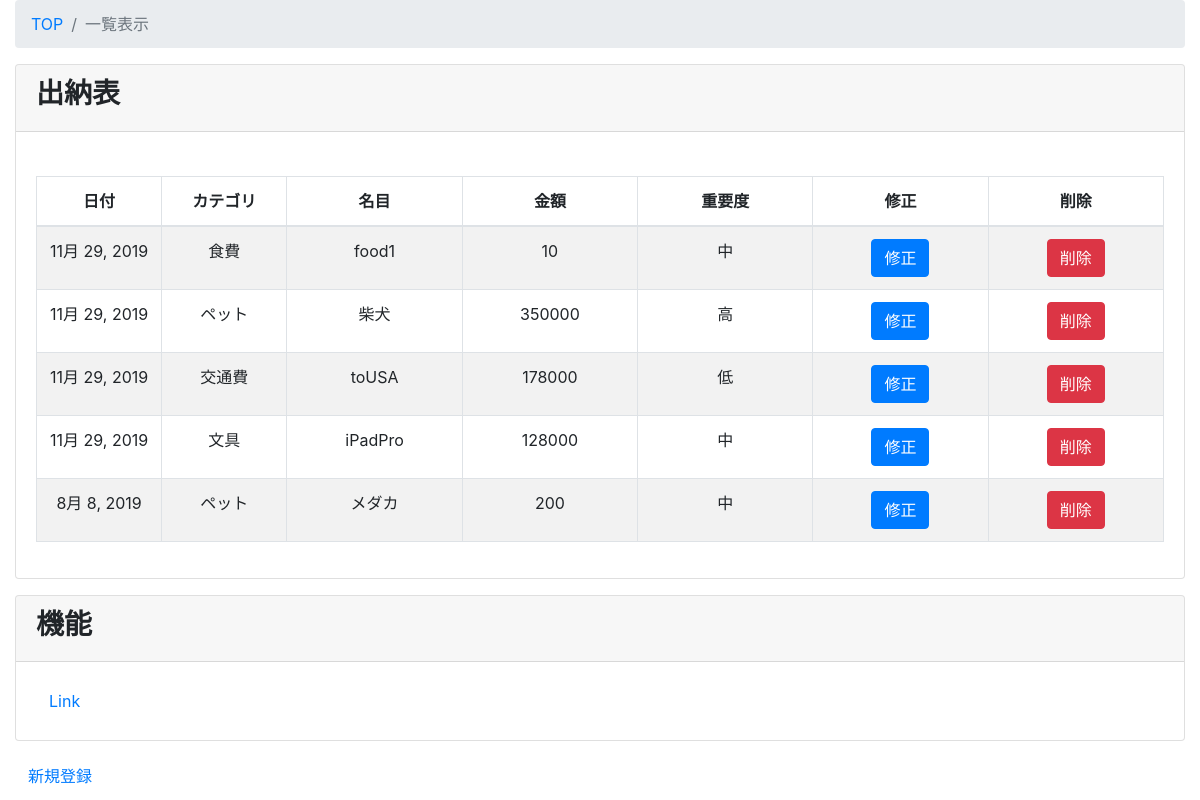
The page /kakeibo_tuto/Suitoh_list/ on the database as committed earlier.
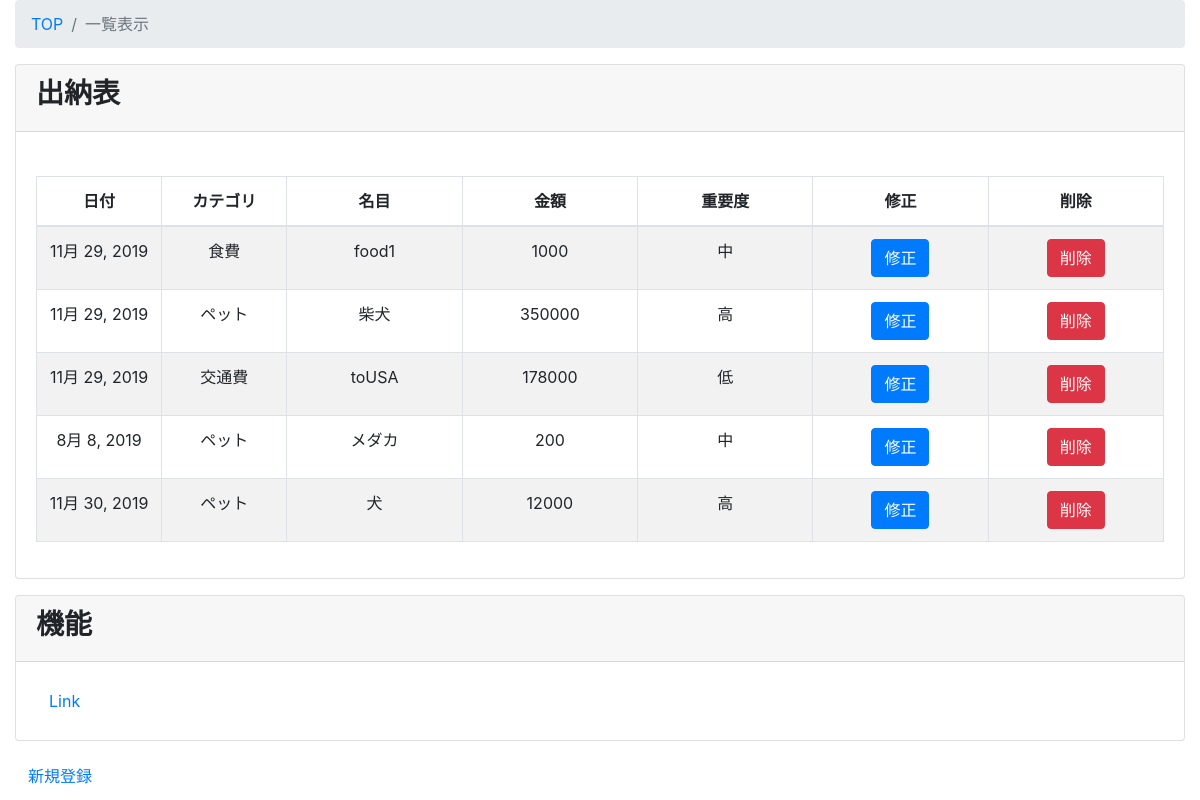
The same page on the database as committed later.
### kakeibo_tuto/models.py (models this page shows, shortened)
class Suitoh(models.Model):
    class Meta:
        db_table = 'suitoh'
        verbose_name = '出納表'
        verbose_name_plural = '出納表'
    data = models.DateField(verbose_name="Date",default=datetime.now)
    cat = models.ForeignKey(Category, on_delete= models.PROTECT, verbose_name="分類")
    out_cost = models.IntegerField(verbose_name="支出")
    meimoku = models.CharField(verbose_name="名目", max_length=100)
    rank = models.ForeignKey(Ranks, on_delete= models.PROTECT, verbose_name="重要度")

class Category(models.Model):
    class Meta:
        db_table = 'category'
        verbose_name = '分類'
        verbose_name_plural = '分類'
    category_name = models.CharField(max_length=255,unique=True)
    def __str__(self):
        return self.category_name

class Ranks(models.Model):
    class Meta:
        db_table = 'Ranks'
        verbose_name = '重要度'
        verbose_name_plural = '重要度'
    category_name = models.CharField(max_length=255)
    def __str__(self):
        return self.category_name

### kakeibo_tuto/views.py (the view)
# urls.py: path('Suitoh_list/', views.SuitohListView.as_view(), name='Suitoh_list'),
class SuitohListView(ListView):
    model = Suitoh
    template_name = 'kakeibo_tuto/Suitoh_list.html'
    '''全取得'''
    def queryset(self):
        return Suitoh.objects.all()

### kakeibo_tuto/templates/kakeibo_tuto/Suitoh_list.html (shortened to what this page needs)
{% extends 'kakeibo_tuto/base.html' %}
{% block content %}
 <div class="content-wrapper">
   <div class="container-fluid">
     <ol class="breadcrumb">
       <li class="breadcrumb-item">
         <a href="{% url 'kakeibo_tuto:Suitoh_list' %}">TOP</a>
       </li>
       <li class="breadcrumb-item active">一覧表示</li>
     </ol>
     <div class="card mb-3">
       <div class="card-header">
         <h3><b>出納表</b></h3></div>
       <div class="card-body">
         <div class="table-responsive">
         <table id=Suitoh width="100%" class="table table-striped table-bordered">
             <thead>
               <tr>
                 <th class="text-center">日付</th>
                 <th class="text-center">カテゴリ</th>
                 <th class="text-center">名目</th>
                 <th class="text-center">金額</th>
                 <th class="text-center">重要度</th>
                 <th class="text-center">修正</th>
                 <th class="text-center">削除</th>
               </tr>
             </thead>
             <tbody>
               {% for item in object_list %}
                 <tr class="odd gradeX text-center">
                   <td class="text-center" width="100">{{ item.data}}</td>
                   <td class="text-center" width="100">{{ item.cat}}</td>
                   <td class="text-center" width="140">{{ item.meimoku}}</td>
                   <td class="text-center" width="140">{{ item.out_cost}}</td>
                    <td class="text-center" width="140">{{ item.rank}}</td>
                   <td class="text-center" width="140"><a class="btn btn-primary"
                        href="{% url 'kakeibo_tuto:Suitoh_update' item.pk %}">修正</a></td>
                   <td class="text-center" width="140"><a class="btn btn-danger"
                        href="{% url 'kakeibo_tuto:Suitoh_delete' item.pk %}">削除</a></td>
                 </tr>
             {% endfor %}
             </tbody>
           </table>
       </div>
      </div>
      </div>
          <div class="card mb-3">
       <div class="card-header">
         <h3><b>機能</b></h3></div>
       <div class="card-body">
        <a class="btn" href="{% url 'kakeibo_tuto:Suitoh_list' %}" role="button">Link</a>
       </div>
       </div>
      <a class="btn" href="{% url 'kakeibo_tuto:add' %}" role="button">新規登録</a>
      </div>
      </div>
{% endblock content %}

Rows that differ between the two databases and show on the page:
removed Suitoh: data "11月 29, 2019", cat "文具", meimoku "iPadPro", out_cost "128000", rank "中"
changed Suitoh "food1": out_cost "10" → "1000"
added Suitoh: data "11月 30, 2019", cat "ペット", meimoku "犬", out_cost "12000", rank "高"
